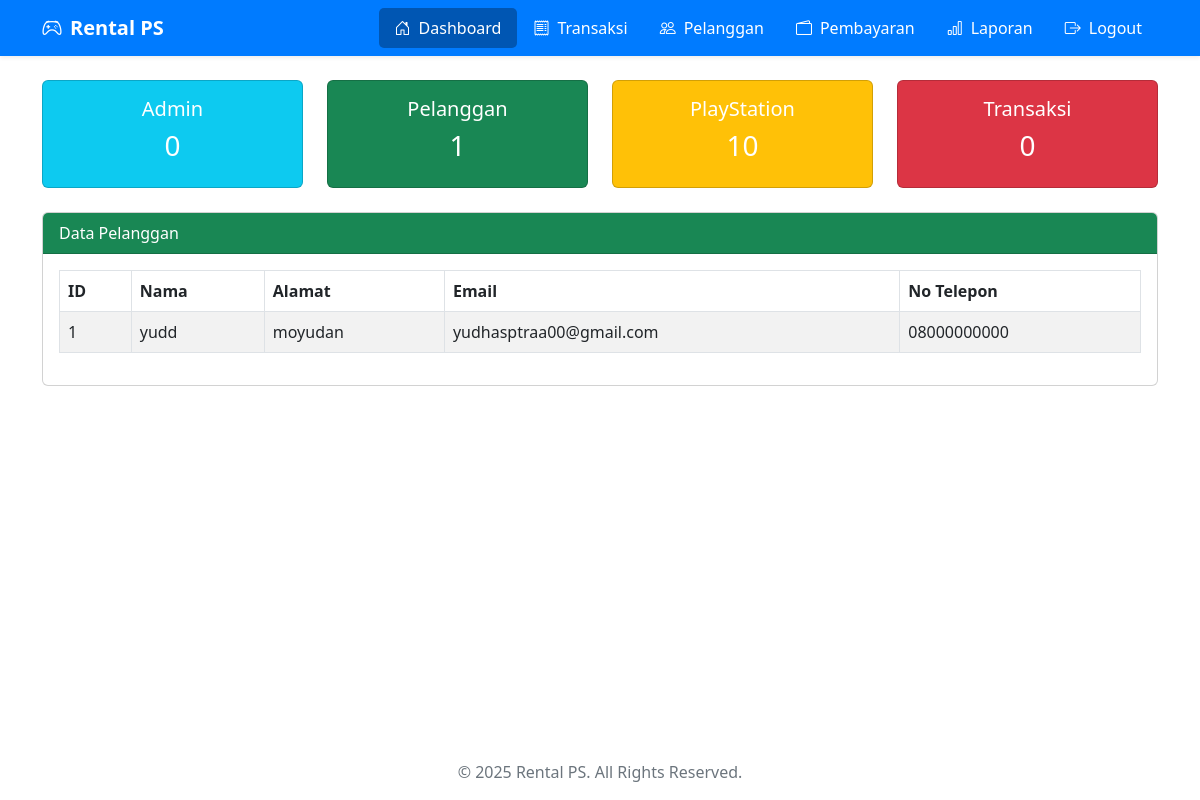
Before: / with the older database file.
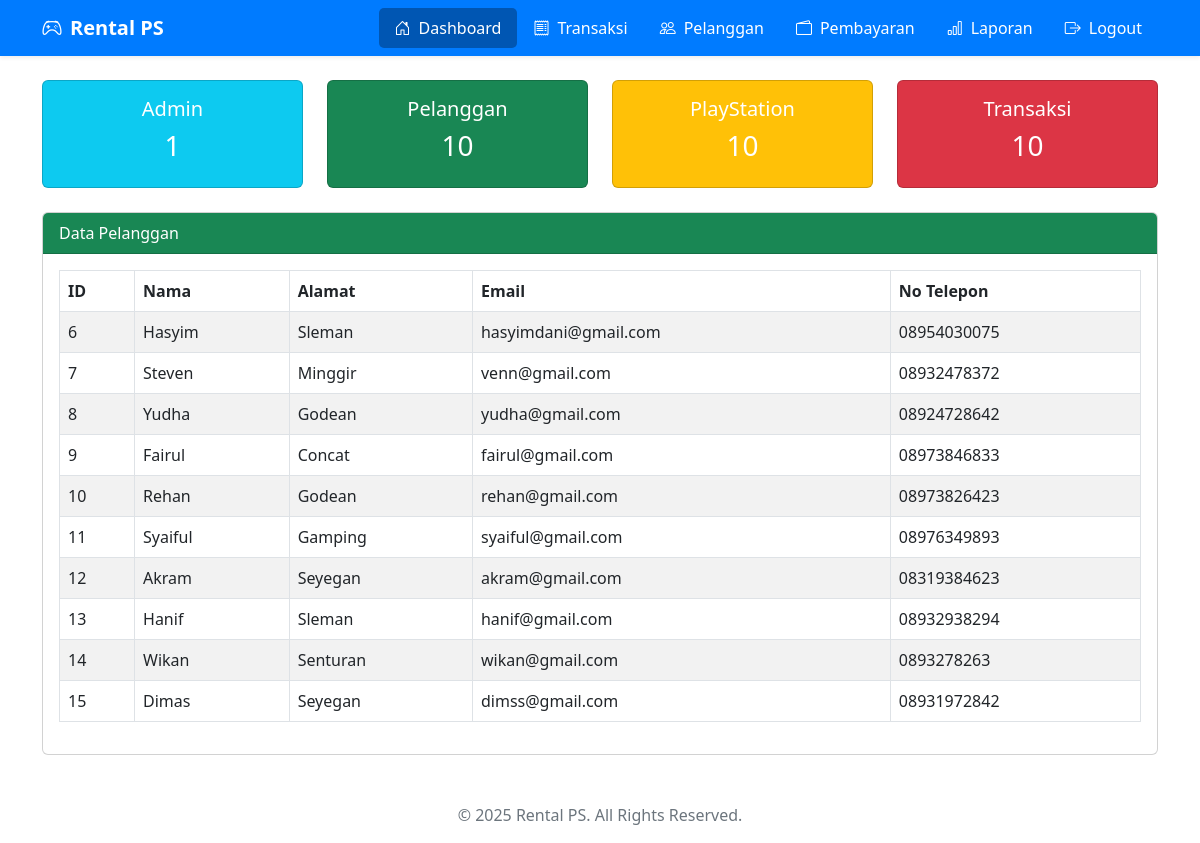
After: the same page with the newer database file.
### tables this page shows
CREATE TABLE `pelanggan` (
  `id_pelanggan` int(11) NOT NULL,
  `nama` varchar(50) DEFAULT NULL,
  `alamat` varchar(100) DEFAULT NULL,
  `email` varchar(50) DEFAULT NULL,
  `no_telepon` varchar(15) DEFAULT NULL
);

### index.php (the view, shortened to what this page needs)
<!DOCTYPE html>
<html lang="en">
<head>
    <link href="https://cdn.jsdelivr.net/npm/bootstrap@5.3.0/dist/css/bootstrap.min.css" rel="stylesheet">
</head>
<body>
    <?php
    include 'config/db.php';
    include 'navbar.php';
    ?>
    <div class="content">
        <div class="container mt-4">
            <div class="row">
                <?php
                function get_count($table) {
                    global $conn;
                    $result = $conn->query("SELECT COUNT(*) AS total FROM `$table`");
                    $data = $result->fetch_assoc();
                    return $data['total'];
                }
                ?>
                <div class="col-md-3">
                    <div class="card bg-info text-white card-hover">
                        <div class="card-body text-center">
                            <h5 class="card-title">Admin</h5>
                            <h3><?php echo get_count('Admin'); ?></h3>
                        </div>
                    </div>
                </div>
                <div class="col-md-3">
                    <div class="card bg-success text-white card-hover">
                        <div class="card-body text-center">
                            <h5 class="card-title">Pelanggan</h5>
                            <h3><?php echo get_count('Pelanggan'); ?></h3>
                        </div>
                    </div>
                </div>
                <div class="col-md-3">
                    <div class="card bg-warning text-white card-hover">
                        <div class="card-body text-center">
                            <h5 class="card-title">PlayStation</h5>
                            <h3><?php echo get_count('Playstation'); ?></h3>
                        </div>
                    </div>
                </div>
                <div class="col-md-3">
                    <div class="card bg-danger text-white card-hover">
                        <div class="card-body text-center">
                            <h5 class="card-title">Transaksi</h5>
                            <h3><?php echo get_count('Transaksi'); ?></h3>
                        </div>
                    </div>
                </div>
            </div>
            <div class="row mt-4">
                <div class="col-md-12">
                    <div class="card">
                        <div class="card-header bg-success text-white">Data Pelanggan</div>
                        <div class="card-body table-responsive">
                            <table class="table table-bordered table-striped">
                                <thead>
                                    <tr>
                                        <th>ID</th>
                                        <th>Nama</th>
                                        <th>Alamat</th>
                                        <th>Email</th>
                                        <th>No Telepon</th>
                                    </tr>
                                </thead>
                                <tbody>
                                    <?php
                                    $sql = "SELECT * FROM Pelanggan";
                                    $result = $conn->query($sql);
                                    if ($result->num_rows > 0) {
                                        while($row = $result->fetch_assoc()) {
                                            echo "<tr>
                                                    <td>" . $row["id_pelanggan"] . "</td>
                                                    <td>" . $row["nama"] . "</td>
                                                    <td>" . $row["alamat"] . "</td>
                                                    <td>" . $row["email"] . "</td>
                                                    <td>" . $row["no_telepon"] . "</td>
                                                </tr>";
                                        }
                                    } else {
                                        echo "<tr><td colspan='5' class='text-center'>No data found</td></tr>";
                                    }
                                    ?>
                                </tbody>
                            </table>
                        </div>
                    </div>
                </div>
            </div>
        </div>
    </div>
    <div class="footer mt-5">
        <p>&copy; 2025 Rental PS. All Rights Reserved.</p>
    </div>
</body>
</html>

### navbar.php (shortened to what this page needs)
<nav class="navbar navbar-expand-lg navbar-dark bg-primary shadow-sm">
    <div class="container">
        <a class="navbar-brand fw-bold d-flex align-items-center" href="#">
            <i class="bi bi-controller me-2"></i> Rental PS
        </a>
        <div class="collapse navbar-collapse" id="navbarNav">
            <ul class="navbar-nav ms-auto">
                <li class="nav-item">
                    <a class="nav-link px-3 <?php echo basename($_SERVER['PHP_SELF']) == 'index.php' ? 'active' : ''; ?>" href="index.php">
                        <i class="bi bi-house-door me-2"></i>Dashboard
                    </a>
                </li>
                <li class="nav-item">
                    <a class="nav-link px-3 <?php echo basename($_SERVER['PHP_SELF']) == 'transaksi.php' ? 'active' : ''; ?>" href="transaksi.php">
                        <i class="bi bi-receipt me-2"></i>Transaksi
                    </a>
                </li>
                <li class="nav-item">
                    <a class="nav-link px-3 <?php echo basename($_SERVER['PHP_SELF']) == 'pelanggan.php' ? 'active' : ''; ?>" href="pelanggan.php">
                        <i class="bi bi-people me-2"></i>Pelanggan
                    </a>
                </li>
                <li class="nav-item">
                    <a class="nav-link px-3 <?php echo basename($_SERVER['PHP_SELF']) == 'add_pembayaran.php' ? 'active' : ''; ?>" href="add_pembayaran.php">
                        <i class="bi bi-wallet2 me-2"></i>Pembayaran
                    </a>
                </li>
                <li class="nav-item">
                    <a class="nav-link px-3 <?php echo basename($_SERVER['PHP_SELF']) == 'pendapatan.php' ? 'active' : ''; ?>" href="pendapatan.php">
                        <i class="bi bi-bar-chart me-2"></i>Laporan
                    </a>
                </li>
                <li class="nav-item">
                    <a class="nav-link px-3 text-danger" href="logout.php">
                        <i class="bi bi-box-arrow-right me-2"></i>Logout
                    </a>
                </li>
            </ul>
        </div>
    </div>
</nav>
<link href="https://cdn.jsdelivr.net/npm/bootstrap-icons/font/bootstrap-icons.css" rel="stylesheet">

### index.php (style rules this page uses)
.footer { text-align: center; margin-top: 30px; color: #6c757d; }
body { min-height: 100vh; display: flex; flex-direction: column; }
.content { flex: 1; }

### navbar.php (style rules this page uses)
.bg-primary { background-color: #007bff !important; }
.nav-link { color: #ffffff !important; }
.nav-link.active { background-color: #0056b3 !important; border-radius: 5px; color: #ffffff !important; }

Changed rows visible on the page:
removed pelanggan: id_pelanggan "1", nama "yudd", alamat "moyudan", email "yudhasptraa00@gmail.com", no_telepon "08000000000"
added pelanggan: id_pelanggan "6", nama "Hasyim", alamat "Sleman", email "hasyimdani@gmail.com", no_telepon "08954030075"
added pelanggan: id_pelanggan "7", nama "Steven", alamat "Minggir", email "venn@gmail.com", no_telepon "08932478372"
added pelanggan: id_pelanggan "8", nama "Yudha", alamat "Godean", email "yudha@gmail.com", no_telepon "08924728642"
added pelanggan: id_pelanggan "9", nama "Fairul", alamat "Concat", email "fairul@gmail.com", no_telepon "08973846833"
added pelanggan: id_pelanggan "10", nama "Rehan", alamat "Godean", email "rehan@gmail.com", no_telepon "08973826423"
added pelanggan: id_pelanggan "11", nama "Syaiful", alamat "Gamping", email "syaiful@gmail.com", no_telepon "08976349893"
added pelanggan: id_pelanggan "12", nama "Akram", alamat "Seyegan", email "akram@gmail.com", no_telepon "08319384623"
added pelanggan: id_pelanggan "13", nama "Hanif", alamat "Sleman", email "hanif@gmail.com", no_telepon "08932938294"
added pelanggan: id_pelanggan "14", nama "Wikan", alamat "Senturan", email "wikan@gmail.com", no_telepon "0893278263"
added pelanggan: id_pelanggan "15", nama "Dimas", alamat "Seyegan", email "dimss@gmail.com", no_telepon "08931972842"
Other visible differences:
get_count('Admin'): "0" → "1"
get_count('Pelanggan'): "1" → "10"
get_count('Transaksi'): "0" → "10"
